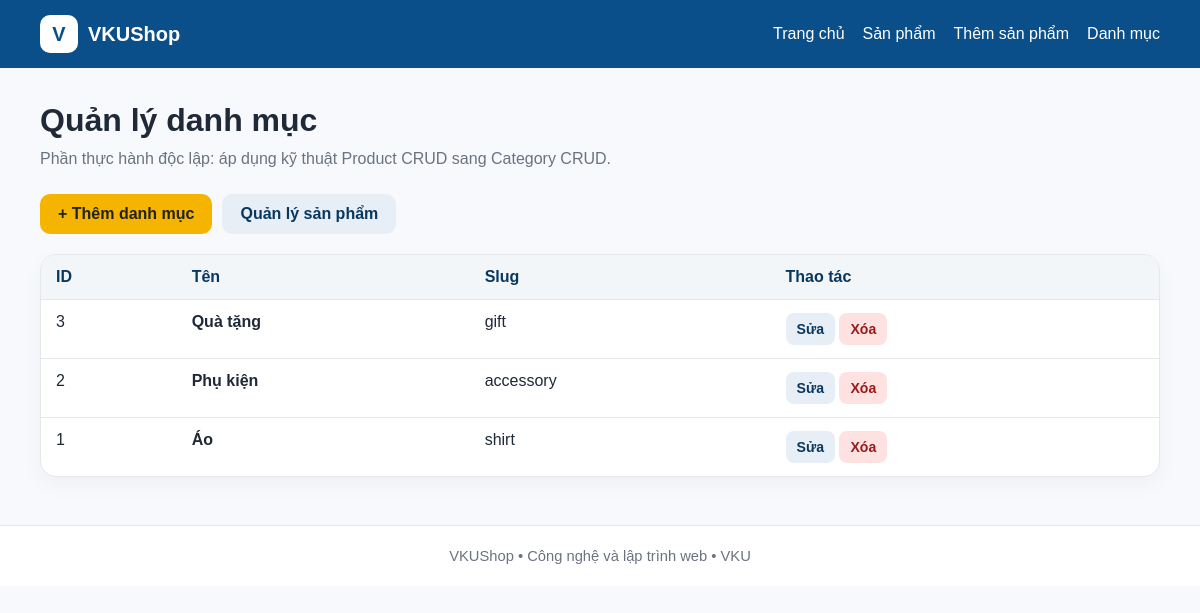
/categories.php, run on the app's committed database.
### tables this page shows
CREATE TABLE categories (
    id INT UNSIGNED AUTO_INCREMENT PRIMARY KEY,
    name VARCHAR(100) NOT NULL,
    slug VARCHAR(120) NOT NULL UNIQUE
);

### includes/functions.php (called while the page is built)
<?php
function e(string $value): string
{
    return htmlspecialchars($value, ENT_QUOTES, 'UTF-8');
}

### categories.php (the view, shortened to what this page needs)
<?php
require_once __DIR__ . '/includes/functions.php';
require_once __DIR__ . '/config/database.php';
$stmt = $pdo->query('SELECT id, name, slug FROM categories ORDER BY id DESC');
$categories = $stmt->fetchAll(PDO::FETCH_ASSOC);
require __DIR__ . '/includes/header.php';
?>
<main class="main-container">
    <h1 class="page-heading">Quản lý danh mục</h1>
    <p class="page-subtitle">Phần thực hành độc lập: áp dụng kỹ thuật Product CRUD sang Category CRUD.</p>
    <div class="page-actions">
        <a class="btn" href="create-category.php">+ Thêm danh mục</a>
        <a class="btn btn-secondary" href="products.php">Quản lý sản phẩm</a>
    </div>
    <div class="table-card">
        <table class="data-table">
            <thead><tr><th>ID</th><th>Tên</th><th>Slug</th><th>Thao tác</th></tr></thead>
            <tbody>
            <?php foreach ($categories as $category): ?>
                <tr>
                    <td><?= (int) $category['id'] ?></td>
                    <td><strong><?= e($category['name']) ?></strong></td>
                    <td><?= e($category['slug']) ?></td>
                    <td>
                        <a class="btn btn-secondary btn-small" href="edit-category.php?id=<?= (int) $category['id'] ?>">Sửa</a>
                        <form class="inline-form" method="POST" action="delete-category.php">
                            <button class="btn btn-danger btn-small" type="submit">Xóa</button>
                        </form>
                    </td>
                </tr>
            <?php endforeach; ?>
            </tbody>
        </table>
    </div>
</main>
<?php require __DIR__ . '/includes/footer.php'; ?>

### assets/css/style.css (style rules this page uses)
:root { --primary: #0b4f8a; --primary-dark: #08385f; --accent: #f4b400; --text: #1f2937; --muted: #6b7280; --border: #e5e7eb; --bg: #f7f9fc; --card: #ffffff; --success: #15803d; --danger: #b91c1c; --warning-bg: #fff7ed; --warning-text: #9a3412; }
* { box-sizing: border-box; }
body { margin: 0; font-family: Arial, Helvetica, sans-serif; color: var(--text); background: var(--bg); }
a { color: inherit; }
.header-inner, .main-container, .footer-inner { width: min(1120px, calc(100% - 32px)); margin: 0 auto; }
.main-container { padding: 34px 0 48px; }
.btn { display: inline-block; padding: 11px 18px; border: 0; border-radius: 10px; background: var(--accent); color: #222; font-weight: 700; text-decoration: none; cursor: pointer; }
.btn-secondary { background: #e8eef5; color: var(--primary-dark); }
.page-heading { margin: 0 0 8px; }
.page-subtitle { margin: 0 0 22px; color: var(--muted); line-height: 1.55; }
.page-actions { display: flex; flex-wrap: wrap; gap: 10px; margin-bottom: 20px; }
.btn-small { padding: 8px 11px; border-radius: 8px; font-size: .88rem; }
.btn-danger { background: #fee2e2; color: #991b1b; }
.inline-form { display: inline; margin: 0; }
.table-card { overflow-x: auto; border: 1px solid var(--border); border-radius: 16px; background: #fff; box-shadow: 0 8px 22px rgba(17,24,39,.04); }
.data-table { width: 100%; border-collapse: collapse; min-width: 720px; }
.data-table th, .data-table td { padding: 13px 15px; border-bottom: 1px solid var(--border); text-align: left; vertical-align: top; }
.data-table th { background: #f3f6f9; color: var(--primary-dark); }
.data-table tr:last-child td { border-bottom: 0; }

### data on the page
categories: id "3", name "Quà tặng", slug "gift"
categories: id "2", name "Phụ kiện", slug "accessory"
categories: id "1", name "Áo", slug "shirt"
